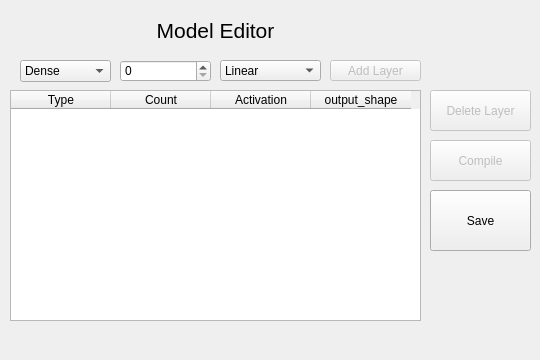
<?xml version="1.0" encoding="UTF-8"?>
<ui version="4.0">
 <class>Form</class>
 <widget class="QWidget" name="Form">
  <property name="geometry">
   <rect>
    <x>0</x>
    <y>0</y>
    <width>540</width>
    <height>360</height>
   </rect>
  </property>
  <property name="minimumSize">
   <size>
    <width>540</width>
    <height>360</height>
   </size>
  </property>
  <property name="maximumSize">
   <size>
    <width>540</width>
    <height>360</height>
   </size>
  </property>
  <property name="windowTitle">
   <string>Form</string>
  </property>
  <widget class="QLabel" name="label">
   <property name="geometry">
    <rect>
     <x>10</x>
     <y>10</y>
     <width>411</width>
     <height>41</height>
    </rect>
   </property>
   <property name="font">
    <font>
     <pointsize>16</pointsize>
    </font>
   </property>
   <property name="text">
    <string>Model Editor</string>
   </property>
   <property name="alignment">
    <set>Qt::AlignCenter</set>
   </property>
  </widget>
  <widget class="QPushButton" name="loadmdl">
   <property name="enabled">
    <bool>false</bool>
   </property>
   <property name="geometry">
    <rect>
     <x>430</x>
     <y>90</y>
     <width>101</width>
     <height>41</height>
    </rect>
   </property>
   <property name="text">
    <string>Delete Layer</string>
   </property>
  </widget>
  <widget class="QPushButton" name="exit">
   <property name="enabled">
    <bool>true</bool>
   </property>
   <property name="geometry">
    <rect>
     <x>430</x>
     <y>190</y>
     <width>101</width>
     <height>61</height>
    </rect>
   </property>
   <property name="text">
    <string>Save</string>
   </property>
  </widget>
  <widget class="QPushButton" name="newmdl">
   <property name="enabled">
    <bool>false</bool>
   </property>
   <property name="geometry">
    <rect>
     <x>330</x>
     <y>60</y>
     <width>91</width>
     <height>21</height>
    </rect>
   </property>
   <property name="text">
    <string>Add Layer</string>
   </property>
  </widget>
  <widget class="QTableWidget" name="mdltable">
   <property name="geometry">
    <rect>
     <x>10</x>
     <y>90</y>
     <width>411</width>
     <height>231</height>
    </rect>
   </property>
   <property name="verticalScrollBarPolicy">
    <enum>Qt::ScrollBarAlwaysOff</enum>
   </property>
   <property name="horizontalScrollBarPolicy">
    <enum>Qt::ScrollBarAlwaysOff</enum>
   </property>
   <property name="sizeAdjustPolicy">
    <enum>QAbstractScrollArea::AdjustToContents</enum>
   </property>
   <property name="autoScroll">
    <bool>true</bool>
   </property>
   <property name="rowCount">
    <number>0</number>
   </property>
   <property name="columnCount">
    <number>4</number>
   </property>
   <column>
    <property name="text">
     <string>Type</string>
    </property>
   </column>
   <column>
    <property name="text">
     <string>Count</string>
    </property>
   </column>
   <column>
    <property name="text">
     <string>Activation</string>
    </property>
   </column>
   <column>
    <property name="text">
     <string>output_shape</string>
    </property>
   </column>
  </widget>
  <widget class="QComboBox" name="comboBox">
   <property name="geometry">
    <rect>
     <x>220</x>
     <y>60</y>
     <width>101</width>
     <height>21</height>
    </rect>
   </property>
   <property name="editable">
    <bool>false</bool>
   </property>
   <property name="currentText">
    <string>Linear</string>
   </property>
   <item>
    <property name="text">
     <string>Linear</string>
    </property>
   </item>
   <item>
    <property name="text">
     <string>ReLu</string>
    </property>
   </item>
   <item>
    <property name="text">
     <string>tanh</string>
    </property>
   </item>
   <item>
    <property name="text">
     <string>Softmax</string>
    </property>
   </item>
   <item>
    <property name="text">
     <string>Sigmoid</string>
    </property>
   </item>
  </widget>
  <widget class="QSpinBox" name="spinBox">
   <property name="geometry">
    <rect>
     <x>120</x>
     <y>60</y>
     <width>91</width>
     <height>22</height>
    </rect>
   </property>
  </widget>
  <widget class="QComboBox" name="comboBox_2">
   <property name="geometry">
    <rect>
     <x>20</x>
     <y>60</y>
     <width>91</width>
     <height>22</height>
    </rect>
   </property>
   <property name="editable">
    <bool>false</bool>
   </property>
   <item>
    <property name="text">
     <string>Dense</string>
    </property>
   </item>
   <item>
    <property name="text">
     <string>Flatten</string>
    </property>
   </item>
   <item>
    <property name="text">
     <string>Conv2D</string>
    </property>
   </item>
   <item>
    <property name="text">
     <string>MaxPooling2D</string>
    </property>
   </item>
  </widget>
  <widget class="QPushButton" name="loadmdl_3">
   <property name="enabled">
    <bool>false</bool>
   </property>
   <property name="geometry">
    <rect>
     <x>430</x>
     <y>140</y>
     <width>101</width>
     <height>41</height>
    </rect>
   </property>
   <property name="text">
    <string>Compile</string>
   </property>
  </widget>
 </widget>
 <resources/>
 <connections/>
</ui>
